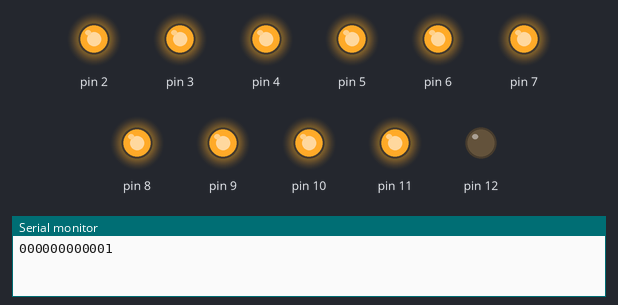
Bench run of a sketch on a simulated Arduino Uno, built with avr-gcc and run on an emulated ATmega328P. On the bench: output pins drawn as LEDs (lit = HIGH), the last lines printed to the serial monitor. Pins used as bus, display or sensor lines are not drawn.

Above: at 0.1 s.
At 4.25 s:
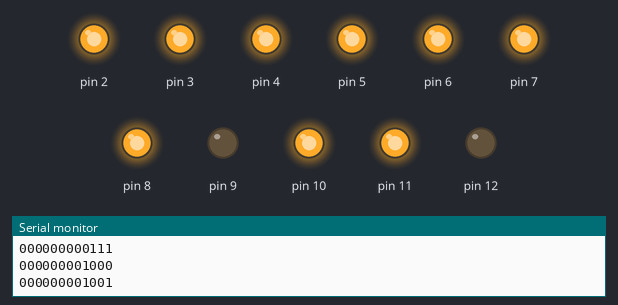
At 8.25 s:
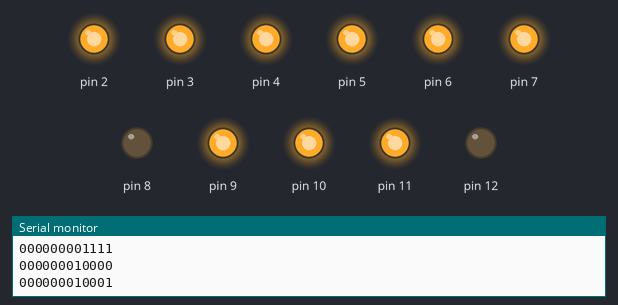
At 16.1 s:
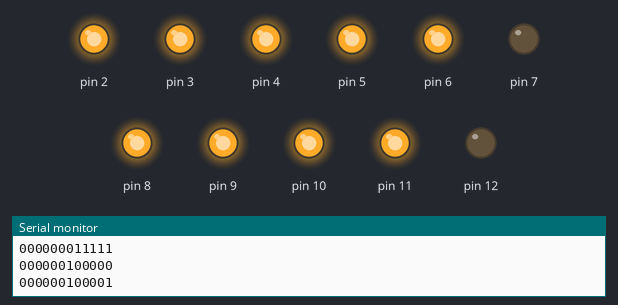
At 24.25 s:
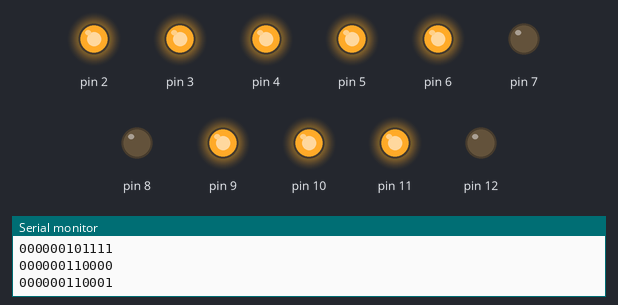
At 32.6 s:
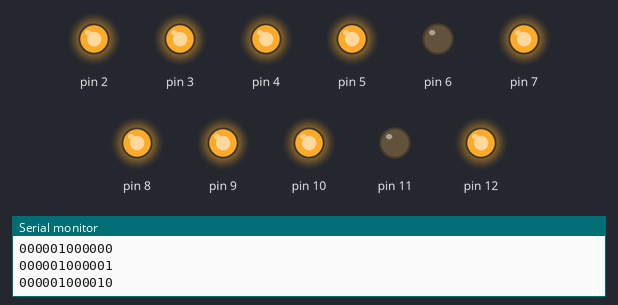
Timing chart, 0 to 34.1 s (numbered marks = the images above):
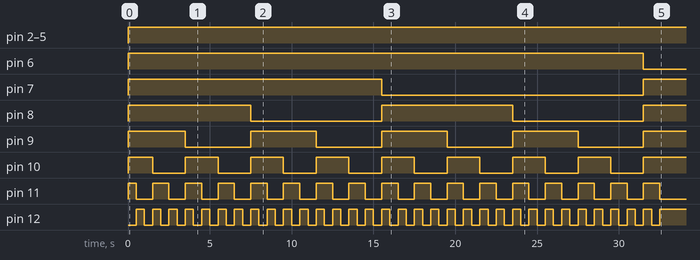

The sketch:

driveTheDistance.ino
```cpp
int bin    = 1;
float tick = 0.5;

void int_to_bin_digit(unsigned int in, int count, int* out)
{
  /* assert: count <= sizeof(int)*CHAR_BIT */
  unsigned int mask = 1U << (count - 1);
  int i;
  for (i = 0; i < count; i++) {
    out[i] = (in & mask) ? 1 : 0;
    in <<= 1;
  }
}

void sleep(float sec) {
  int x = millis() + (sec * 1000.0);
  while (millis() < x) {
    ;
  }
}

void setup()
{
  Serial.begin(9600);
  pinMode(1,  OUTPUT);
  pinMode(2,  OUTPUT);
  pinMode(3,  OUTPUT);
  pinMode(4,  OUTPUT);
  pinMode(5,  OUTPUT);
  pinMode(6,  OUTPUT);
  pinMode(7,  OUTPUT);
  pinMode(8,  OUTPUT);
  pinMode(9,  OUTPUT);
  pinMode(10, OUTPUT);
  pinMode(11, OUTPUT);
  pinMode(12, OUTPUT);
}

void run() {
  int digit[12] = {0};
  int i = 0;

  while (bin < 4096) {
    int_to_bin_digit(bin, 13, digit);

    for (i = 1; i < 13; ++i) {
      Serial.print(digit[i]);
      if (digit[i] == 1) {
        digitalWrite(i, false);
      } else {
        digitalWrite(i, true);
      }
    }
    Serial.println();

    bin += 1;
    sleep(tick);
  }
  exit(1);
}

void loop()
{
  run();
}
```

Measured:
- by itself, pin 2–5: LOW → HIGH at 0.00 s
- by itself, pin 6: LOW → HIGH at 0.00 s, → LOW 31.5 s later
- by itself, pin 7: LOW → HIGH at 0.00 s, → LOW 15.5 s later, → HIGH 16.0 s later
- by itself, pin 8: alternates HIGH for 7.8 s and LOW for 8.0 s
- by itself, pin 9: alternates HIGH for 4.0 s and LOW for 4.0 s, 9 changes in all, then stays HIGH
- by itself, pin 10: repeats every 4.0 s: LOW 2.0 s, HIGH 2.0 s, until it stays HIGH from 31.5 s
- by itself, pin 11: repeats every 2.0 s: LOW 1.0 s, HIGH 1.0 s, until it stays LOW from 32.5 s
- by itself, pin 12: alternates HIGH for 0.50 s and LOW for 0.50 s, 65 changes in all, then stays HIGH
